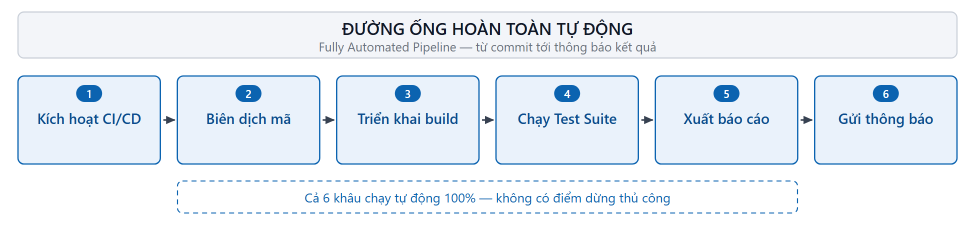
#> input picture docs/diagrams/16-pipeline-tu-dong-hoan-toan.png, 1950 x 462 px, found by its file name (shown at 1/2 size); the run also reads 1 picture not shown here
$ python build4.py
#> lines starting #> are read from the running program, lines starting #| are printed output that depends on the picture
### docs/diagrams/src/svgkit.py
# -*- coding: utf-8 -*-
"""Minimal SVG toolkit for redrawing the seminar diagrams.

Everything is laid out in absolute pixels on a 1950 px wide canvas, which is
exactly 6.5 in at 300 dpi -> the usable text width of the Word document
(A4, margins 0.98 + 0.79 in).
"""
import os
import subprocess
from xml.sax.saxutils import escape

from PIL import Image, ImageFont

CHROME = r"C:\Program Files\Google\Chrome\Application\chrome.exe"
FONT_DIR = r"C:\Windows\Fonts"
FONTS = {
    "reg":   (os.path.join(FONT_DIR, "segoeui.ttf"),  "Segoe UI", 400),
    "semi":  (os.path.join(FONT_DIR, "segoeuib.ttf"), "Segoe UI", 600),
    "mono":  (os.path.join(FONT_DIR, "consola.ttf"),  "Consolas", 400),
    "monob": (os.path.join(FONT_DIR, "consolab.ttf"), "Consolas", 700),
}

W = 1950
M = 36

INK      = "#111827"
BODY     = "#374151"
MUTED    = "#6B7280"
RULE     = "#9AA3AF"

BLUE      = "#0B63B0"
BLUE_FILL = "#EAF2FB"
BLUE_DEEP = "#0A4C8F"

GRAY_FILL   = "#F6F7F9"
GRAY_STROKE = "#C9CFD8"

GREEN      = "#127A57"
GREEN_FILL = "#E9F6F0"
RED        = "#B42318"
RED_FILL   = "#FDEDEB"
AMBER      = "#A9600B"
AMBER_FILL = "#FEF4E6"
PURPLE      = "#5A3FA0"
PURPLE_FILL = "#F1EDFB"
TEAL        = "#0F6B6B"
TEAL_FILL   = "#E7F4F4"

_fcache = {}


def _font(key, size):
    k = (key, size)
    if k not in _fcache:
        _fcache[k] = ImageFont.truetype(FONTS[key][0], size)
    return _fcache[k]


def tw(text, size, key="reg"):
    """Measured width of a single line, with a little safety margin."""
    return _font(key, size).getlength(text) * 1.015


def wrap(text, size, maxw, key="reg"):
    """Greedy word wrap; breaks over-long tokens by character."""
    words = text.split()
    lines, cur = [], ""
    for word in words:
        trial = (cur + " " + word).strip()
        if tw(trial, size, key) <= maxw or not cur:
            if tw(trial, size, key) > maxw and not cur:
                # single token wider than the box -> hard break
                piece = ""
                for ch in word:
                    if tw(piece + ch, size, key) > maxw and piece:
                        lines.append(piece)
                        piece = ch
                    else:
                        piece += ch
                cur = piece
            else:
                cur = trial
        else:
            lines.append(cur)
            cur = word
    if cur:
        lines.append(cur)
    return lines


class Fig:
    def __init__(self, width=W):
        self.w = width
        self.parts = []
        self.bottom = 0.0

    # ---------- primitives ----------
    def raw(self, s):
        self.parts.append(s)

    def rect(self, x, y, w, h, fill="none", stroke="none", sw=3, rx=10, dash=None, opacity=None):
        d = ' stroke-dasharray="%s"' % dash if dash else ""
        o = ' opacity="%s"' % opacity if opacity else ""
        self.raw('<rect x="%.1f" y="%.1f" width="%.1f" height="%.1f" rx="%.1f" '
                 'fill="%s" stroke="%s" stroke-width="%s"%s%s/>'
                 % (x, y, w, h, rx, fill, stroke, sw, d, o))
        self.bottom = max(self.bottom, y + h)

    def line(self, x1, y1, x2, y2, stroke=BODY, sw=3, dash=None, marker=True, opacity=None):
        d = ' stroke-dasharray="%s"' % dash if dash else ""
        m = ' marker-end="url(#ah)"' if marker else ""
        o = ' opacity="%s"' % opacity if opacity else ""
        self.raw('<line x1="%.1f" y1="%.1f" x2="%.1f" y2="%.1f" stroke="%s" '
                 'stroke-width="%s" stroke-linecap="butt"%s%s%s/>'
                 % (x1, y1, x2, y2, stroke, sw, d, m, o))
        self.bottom = max(self.bottom, y1, y2)

    # [5 lines left out: function path, not called in this run]

    def text(self, x, y, s, size=32, key="reg", color=INK, anchor="start", opacity=None):
        o = ' opacity="%s"' % opacity if opacity else ""
        self.raw('<text x="%.1f" y="%.1f" font-family="%s" font-size="%s" font-weight="%s" '
                 'fill="%s" text-anchor="%s" dominant-baseline="central" '
                 'xml:space="preserve"%s>%s</text>'
                 % (x, y, FONTS[key][1], size, FONTS[key][2], color, anchor, o, escape(s)))

    def block(self, x, ytop, lines, size=32, key="reg", color=INK, anchor="start", lh=None):
        """Multi-line text block; ytop is the top of the first line box."""
        lh = lh or round(size * 1.34)
        for i, ln in enumerate(lines):
            self.text(x, ytop + lh * (i + 0.5), ln, size, key, color, anchor)
        self.bottom = max(self.bottom, ytop + lh * len(lines))
        return ytop + lh * len(lines)

    # ---------- composite ----------
    # [10 lines left out: function box, not called in this run]

    def badge(self, x, y, w, h, s, size=34, fill=BLUE, color="#FFFFFF", rx=8, key="semi"):
        self.rect(x, y, w, h, fill=fill, stroke="none", rx=rx)
        self.text(x + w / 2, y + h / 2, s, size, key, color, "middle")

    # [24 lines left out: functions label, arrow_v, arrow_h, not called in this run]

    # ---------- output ----------
    def render(self, path_png, height=None, dpi=300):
        h = int(round(height or (self.bottom + M)))
        svg = (
            '<svg xmlns="http://www.w3.org/2000/svg" width="%d" height="%d" '
            'viewBox="0 0 %d %d">\n'
            '<defs>\n'
            '<marker id="ah" viewBox="0 0 10 10" refX="9.2" refY="5" markerWidth="19" '
            'markerHeight="19" orient="auto-start-reverse" markerUnits="userSpaceOnUse">'
            '<path d="M0,0.6 L10,5 L0,9.4 z" fill="#374151"/></marker>\n'
            '</defs>\n'
            '<rect width="%d" height="%d" fill="#FFFFFF"/>\n' % (self.w, h, self.w, h, self.w, h)
        ) + "\n".join(self.parts) + "\n</svg>\n"

        base = os.path.splitext(path_png)[0]
        svg_path = base + ".svg"
        with open(svg_path, "w", encoding="utf-8") as f:
            f.write(svg)
        subprocess.run(
            [CHROME, "--headless=new", "--disable-gpu", "--hide-scrollbars",
             "--force-device-scale-factor=1", "--default-background-color=FFFFFFFF",
             "--window-size=%d,%d" % (self.w, h),
             "--screenshot=" + path_png, "file:///" + svg_path.replace("\\", "/")],
            check=True, capture_output=True, timeout=120)
        im = Image.open(path_png).convert("RGB")
        im.save(path_png, dpi=(dpi, dpi))
        return path_png, im.size

### docs/diagrams/src/build4.py
# -*- coding: utf-8 -*-
"""Diagrams 16-18: CI/CD pipeline, semi-automated flow, decision table."""
import os
import sys

sys.path.insert(0, os.path.dirname(os.path.abspath(__file__)))
from svgkit import *  # noqa

OUT = os.path.join(os.path.dirname(os.path.abspath(__file__)), "out")
os.makedirs(OUT, exist_ok=True)


# --------------------------------------------------------------------------- 16
def d16():
    f = Fig()
    f.rect(M, 24, W - 2 * M, 92, fill="#F3F5F9", stroke=GRAY_STROKE, sw=2.4, rx=12)
    f.text(W / 2, 56, "ĐƯỜNG ỐNG HOÀN TOÀN TỰ ĐỘNG", 34, "semi", INK, "middle")
    f.text(W / 2, 92, "Fully Automated Pipeline — từ commit tới thông báo kết quả", 25, "reg", MUTED, "middle")

    steps = ["Kích hoạt CI/CD", "Biên dịch mã", "Triển khai build",
             "Chạy Test Suite", "Xuất báo cáo", "Gửi thông báo"]
    n = len(steps)
    gap = 34
    bw = (W - 2 * M - (n - 1) * gap) / n
    y = 152
    bh = 176
    for i, s in enumerate(steps):
        x = M + i * (bw + gap)
        f.rect(x, y, bw, bh, fill=BLUE_FILL, stroke=BLUE, sw=2.6, rx=12)
        f.rect(x + bw / 2 - 26, y + 18, 52, 34, fill=BLUE, stroke="none", rx=17)
        f.text(x + bw / 2, y + 35, str(i + 1), 22, "semi", "#FFFFFF", "middle")
        lines = wrap(s, 29, bw - 30, "semi")
        f.block(x + bw / 2, y + 64, lines, 29, "semi", BLUE_DEEP, "middle", 40)
        if i < n - 1:
            f.line(x + bw + 6, y + bh / 2, x + bw + gap - 5, y + bh / 2, sw=3.2)
    yb = y + bh + 34
    f.rect((W - 1240) / 2, yb, 1240, 64, fill="#FFFFFF", stroke=BLUE, sw=2.2, rx=10, dash="10 8")
    f.text(W / 2, yb + 32, "Cả 6 khâu chạy tự động 100% — không có điểm dừng thủ công",
           26, "reg", BLUE, "middle")
    return f.render(os.path.join(OUT, "16-pipeline-tu-dong-hoan-toan.png"))


# --------------------------------------------------------------------------- 17
def d17():
    f = Fig()
    f.rect(M, 24, W - 2 * M, 92, fill="#F3F5F9", stroke=GRAY_STROKE, sw=2.4, rx=12)
    f.text(W / 2, 56, "QUY TRÌNH BÁN TỰ ĐỘNG", 34, "semi", INK, "middle")
    f.text(W / 2, 92, "Semi-Automated Flow — máy làm phần lặp lại, người giữ phần cảm quan", 25, "reg",
           MUTED, "middle")

    stages = [
        ("TỰ ĐỘNG", BLUE, BLUE_FILL,
         ["Tạo 50 bản ghi dữ liệu mẫu",
          "Mở sẵn form chỉnh sửa chi tiết"]),
        ("THỦ CÔNG", AMBER, AMBER_FILL,
         ["Tester kiểm tra độ mượt đồ họa, cảm quan giao diện",
          "và khả năng tương tác của form"]),
        ("TỰ ĐỘNG", BLUE, BLUE_FILL,
         ["Lưu log, chụp ảnh màn hình",
          "Cập nhật kết quả vào hệ thống quản lý test"]),
    ]
    cw = 1420
    x = (W - cw) / 2
    y = 152
    ch = 172
    for i, (tag, col, fill, lines) in enumerate(stages):
        f.rect(x, y, cw, ch, fill="#FFFFFF", stroke=col, sw=2.6, rx=12)
        f.rect(x, y, 10, ch, fill=col, stroke="none", rx=5)
        tagw = tw(tag, 22, "semi") + 40
        f.rect(x + 36, y + 24, tagw, 38, fill=col, stroke="none", rx=19)
        f.text(x + 36 + tagw / 2, y + 43, tag, 22, "semi", "#FFFFFF", "middle")
        f.block(x + 36, y + 78, lines, 28, "reg", BODY, "start", 40)
        y += ch
        if i < len(stages) - 1:
            f.line(x + cw / 2, y + 6, x + cw / 2, y + 60, sw=3.4)
            y += 66
    return f.render(os.path.join(OUT, "17-quy-trinh-ban-tu-dong.png"))


# --------------------------------------------------------------------------- 18
def d18():
    f = Fig()
    f.rect(M, 24, W - 2 * M, 92, fill=BLUE, stroke="none", rx=12)
    f.text(W / 2, 58, "BẢNG QUYẾT ĐỊNH ÁP DỤNG KIỂM THỬ TỰ ĐỘNG", 34, "semi", "#FFFFFF", "middle")
    f.text(W / 2, 96, "Khi nào nên — khi nào không nên chuyển sang automation", 25, "reg",
           "#CFE3F6", "middle")

    cols = [
        ("NÊN ÁP DỤNG AUTOMATION", GREEN, GREEN_FILL, [
            "Kịch bản lặp đi lặp lại nhiều lần",
            "Bộ kịch bản hồi quy quy mô lớn",
            "Kiểm thử cần số lượng dữ liệu lớn (DDT)",
            "Kịch bản chạy trên nhiều cấu hình OS",
            "Cần kết quả nhanh trong CI/CD",
            "Tính năng nghiệp vụ cốt lõi đã ổn định"]),
        ("KHÔNG NÊN ÁP DỤNG AUTOMATION", RED, RED_FILL, [
            "Kịch bản chỉ chạy 1 đến 2 lần rồi bỏ",
            "Giao diện thay đổi liên tục",
            "Cần cảm nhận và phán đoán chủ quan",
            "Chi phí viết kịch bản lớn hơn thời gian tiết kiệm",
            "Dự án ngắn hạn, gấp rút bàn giao",
            "Tính năng đang trong giai đoạn thử nghiệm"]),
    ]
    gap = 40
    pw = (W - 2 * M - gap) / 2
    y = 152
    prepared = []
    for title, col, fill, items in cols:
        bl = [wrap(i, 27, pw - 96) for i in items]
        h = 74 + 18 + sum(40 * len(l) + 16 for l in bl) + 14
        prepared.append((title, col, fill, bl, h))
    ph = max(p[4] for p in prepared)
    for k, (title, col, fill, bl, h) in enumerate(prepared):
        x = M + k * (pw + gap)
        f.rect(x, y, pw, ph, fill="#FFFFFF", stroke=col, sw=2.6, rx=12)
        f.rect(x, y, pw, 74, fill=col, stroke="none", rx=12)
        f.rect(x, y + 56, pw, 18, fill=col, stroke="none")
        f.text(x + pw / 2, y + 37, title, 30, "semi", "#FFFFFF", "middle")
        by = y + 74 + 18
        for l in bl:
            f.rect(x + 34, by + 13, 10, 10, fill=col, stroke="none", rx=3)
            f.block(x + 58, by, l, 27, "reg", BODY, "start", 40)
            by += 40 * len(l) + 16
    yq = y + ph + 34
    f.rect(M, yq, W - 2 * M, 108, fill=AMBER_FILL, stroke=AMBER, sw=2.4, rx=12)
    f.rect(M, yq, 10, 108, fill=AMBER, stroke="none", rx=5)
    f.block(M + 36, yq + 24,
            ["Quy tắc thực dụng (Rule of Thumb): một kịch bản dự kiến phải chạy lặp lại từ 3 lần trở lên",
             "trong vòng đời sản phẩm là ứng viên sáng giá để chuyển sang tự động hoá."],
            27, "reg", AMBER, "start", 34)
    return f.render(os.path.join(OUT, "18-bang-quyet-dinh-automation.png"))


if __name__ == "__main__":
    for fn in (d16, d17, d18):
        print(fn.__name__, fn())
#> this loop made 3 passes
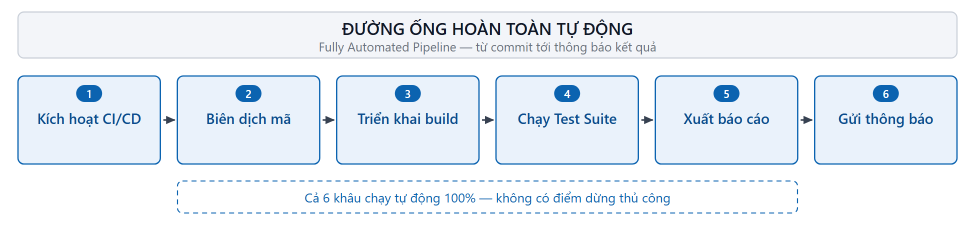
#> input picture docs/diagrams/16-pipeline-tu-dong-hoan-toan.png, 1950 x 462 px, found by its file name (shown at 1/2 size)
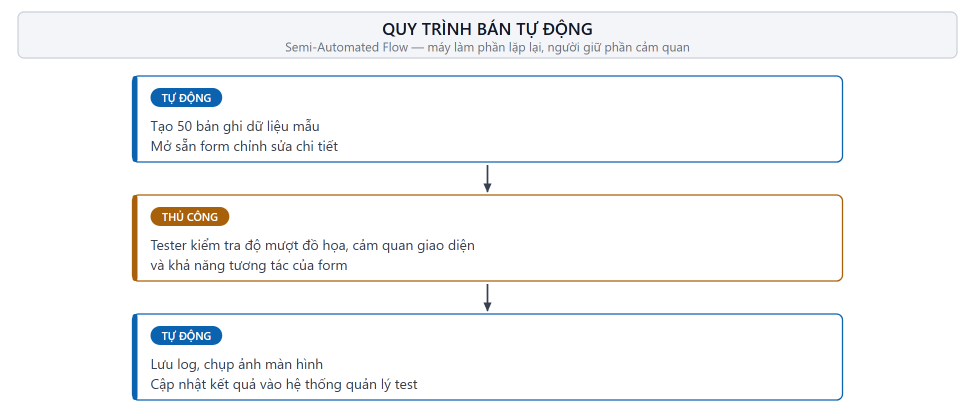
#> input picture docs/diagrams/17-quy-trinh-ban-tu-dong.png, 1950 x 836 px, found by its file name (shown at 1/2 size)
#> pass 3, in render (call 3), `im = Image.open(path_png).convert("RGB")`:
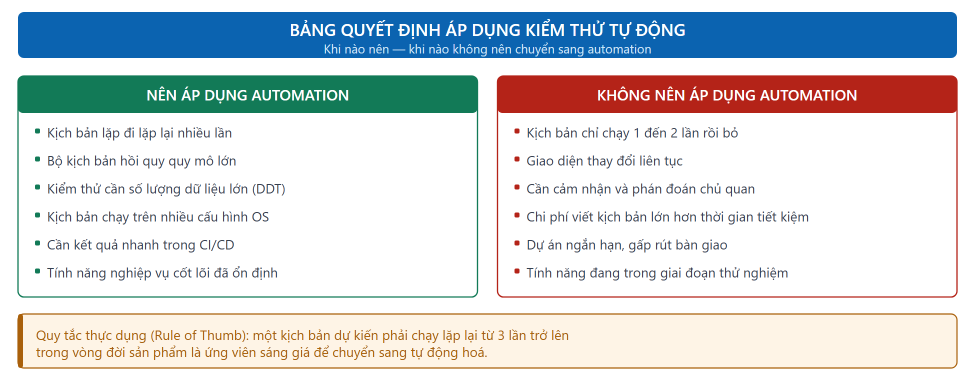
#> im: PIL image 1950x772 RGB (shown at 1/2 size); mean R, G, B 209.5, 215.1, 218.7
